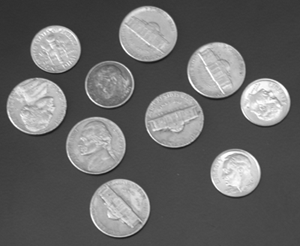
%> input picture coins.png, 300 x 246 px
$ octave test.m   (GNU Octave 9; MATLAB toolbox functions it lacks are replaced by stand-ins)
%> lines starting %> are read from the running program, lines starting %| are printed output that depends on the picture; in (x1, y1, x2, y2) boxes, pixels count from 0 and x2, y2 are one past the last pixel; in counts of white or black regions, pixels touching at a corner belong together; the program's own positions count from 1
### boundBox.m
% debug use: draw a box with side length of 2*range
function bdPts = boundBox(a,b, range)

bdPts(1) = a - range;
bdPts(2) = a + range;
bdPts(3) = b - range;
bdPts(4) = b + range;

hold on
plot([bdPts(1) bdPts(2)], [bdPts(3) bdPts(3)],'c');
plot([bdPts(1) bdPts(1)],[bdPts(3) bdPts(4)],'c');
plot([bdPts(1) bdPts(2)],[bdPts(4) bdPts(4)],'c');
plot([bdPts(2) bdPts(2)],[bdPts(3) bdPts(4)],'c');


end

### test.m
% test centroid
close all; clc; clear all;

I = imread('coins.png');
%> I is the input picture: size 246x300 uint8; min 23, max 255, mean 103
% level = graythresh(I);
% Iblur = imgaussfilt(I,3);
Ibw = im2bw(I);
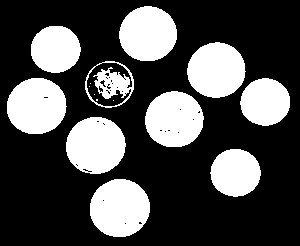
%> Ibw: size 246x300 logical; 30.1% white; 15 white regions (5 under 20 px), largest, box (x1, y1, x2, y2) and area: (90, 179, 150, 237) 2744, (66, 117, 126, 174) 2662, (7, 78, 67, 134) 2646
% Ibw = Iblur > 10;
Ibw = imfill(Ibw,'holes');
%> Ibw: size 246x300 logical; 31.3% white; 10 white regions, largest, box (x1, y1, x2, y2) and area: (90, 179, 150, 237) 2751, (66, 117, 126, 174) 2678, (7, 78, 67, 134) 2650
% imshowpair(Iblur,Ibw,'montage')

Ilabel = bwlabel(Ibw);
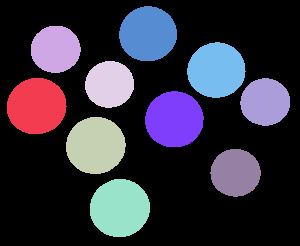
%> Ilabel: size 246x300 double; 11 distinct labels, from 0 to 10; one colour per label, 0 black
stat = regionprops(Ilabel,'centroid');
%> stat = 10 regions; first 5, Centroid: [37.1 106.7], [56.1 49.9], [96.2 146.1], [110.1 84.9], [120.4 208.7]
centroid = cat(1, stat.Centroid);
%> centroid = [37.14 106.7; 56.15 49.86; 96.21 146.1; 110.1 84.93; 120.4 208.7; 148.5 34.45; 174.8 120; 216.9 70.8; 236.1 173.4; 265.8 102.6]
imshow(Ibw); hold on;
for x = 1: numel(stat)
    a = stat(x).Centroid(1);
    b = stat(x).Centroid(2);
    plot(a,b,'ro');

end
%> this loop made 10 passes
%> (a, b) on passes 1 to 10: (37.14, 106.7), (56.15, 49.86), (96.21, 146.1), (110.1, 84.93), (120.4, 208.7), (148.5, 34.45), (174.8, 120), (216.9, 70.8), (236.1, 173.4), (265.8, 102.6)
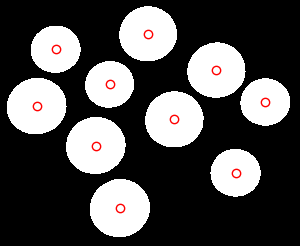
%> figure redrawn from the program's plot data
%
% for ii = 1 : size(centroid, 1)
%     plot(centroid(ii,1), centroid(ii,2), 'ro');
% end
%% general testing

m = {};
n = zeros(3,2);
nn = ones(1,2);
m{end + 1} = n;
m{2} = nn;
% m{2}
%% test the direction vector
clear all; clc;
% t represent the seed
t = [1,2;1,3;1,4;1,5;2,5];
% te represent the cell created by seed
te = mat2cell(t, ones(1,5));

% add represent the dir vec
add = {[2,1],[1,2;2,3], [1,3], [4,4], [3,4;5,4]};

result = {};
for jj = 1 : length(te)
    result{jj,1} = add{jj} + te{jj};
end

A = cell2mat(result);


%% test 3D plot
clear all; close all; clc;

A = zeros(20,20,10);
for aa = 1 : 10
    A(aa,aa,aa) = 1;
end
[x, y, z] = meshgrid(1:20,1:20,1:10);
% scatter3(x(:),y(:),z(:),90,A(:));
A = logical(A);
scatter3(x(A(:)),y(A(:)),z(A(:)),90,'filled');
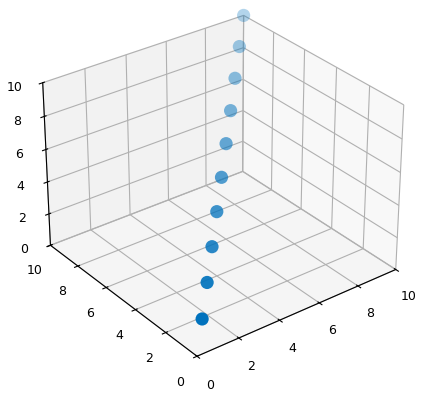
%> figure redrawn from the program's plot data


%% test tracing algorithm
clear all; close all; clc
% dynamic_searching([291,306], data(:,:,2))
% %
I = im2bw(imread('/Users/tianwang/Desktop/research/test_cap/Feb5_t6/Feb5_t600.jpg'));
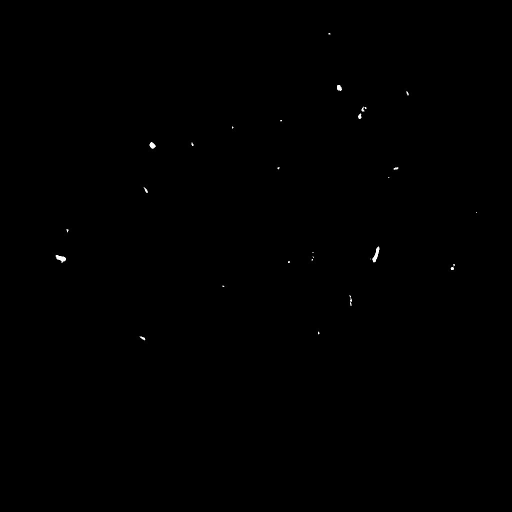
%> input picture Feb5_t6/Feb5_t600.jpg, 1024 x 1024 px (shown at 1/2 size)
%> I: size 1024x1024 logical; 0.1% white; 30 white regions (17 under 20 px), largest, box (x1, y1, x2, y2) and area: (744, 493, 759, 525) 202, (111, 510, 132, 526) 179, (299, 284, 312, 298) 112
c = [306,291];

range = 10;
% search the new centroid within 10 by 10 pixels around the center
temp = I(c(2)- range: c(2) + range, c(1)- range: c(1) + range);
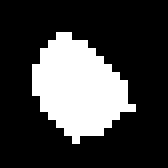
%> temp: size 21x21 logical (shown 8 times larger); 25.4% white; 1 white region, box (x1, y1, x2, y2) and area: (4, 4, 17, 18) 112
Ibw = imfill(temp,'holes');

Ilabel = bwlabel(Ibw);
s = regionprops(Ilabel,'centroid');
%> s = 1 region; Centroid: [10.3 11.5]
centroid = cat(1, s.Centroid);
%> centroid = [10.34 11.52]

% a n by 2 matrix, each row is a centroid
n = round(centroid) + c - range;
%> n = [306 293]

figure;
imshow(I);

hold on

% initial point
plot(c(1), c(2), 'g.');
boundBox(c(1), c(2), range);
% centroid
for num2 = 1 : size(n,1)
    plot(n(num2,1),n(num2,2), 'r.');
end
%> this loop made 1 pass
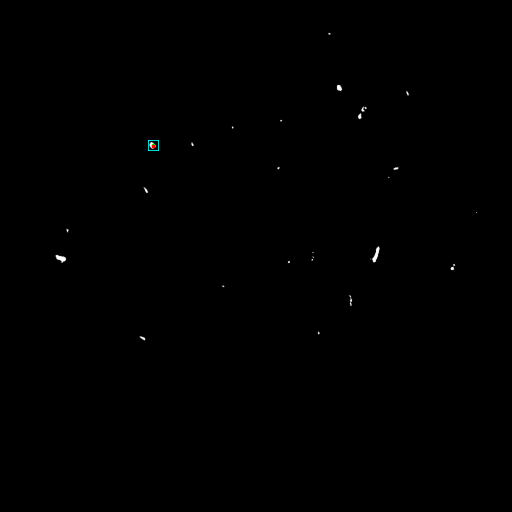
%> figure redrawn from the program's plot data; shown at 1/2 size

%% test checkUnique
clc; clear all; close all
a = [1,2;2,3;3,4;1,1];
b = [3,3];
ismember(b,a,'rows')
% mm = a == b;
% nn = mm(:,1) + mm(:,2);
% find(nn == )

a = [[0,2],[2,4],[3,3],[3,3]];
unique(a)

%%
clc; clear all; close all

layer = input('What layer? ');
%> the answer given: 3

%% test matrix segmentation

A = [1,2,4,5,6; 3,4,5,6,7;4,4,4,4,4;5,5,5,5,5];
B = A(1:2,3:4);

%% test horizontal tracing
clear all; clc; close all;
test = zeros(5,5,10);
test(3,3,2) = 1; test(3,3,4) = 1; test(3,3,6) = 1; test(3,3,8) = 1;
test(4,4,2) = 1; test(4,4,6) = 1;
test(2,2,2) = 1; test(2,2,4) = 1;

result = zeros(size(test));

for ll = 1 : size(test,1)
    for ww = 1 : size(test,2)
        pixel_sum = sum(test(ll,ww, :));
        if pixel_sum > 1
            pos = [];
            for dd = 1 : size(test,3)
                if test(ll,ww,dd) == 1
                    pos = [pos, dd];
                end
            end
            result(ll,ww,round(sum(pos)/pixel_sum)) = 1;
        end
        pixel_sum = 0;
    end
end

%% test connection points
close all; clear all; clc;

A = zeros(5,10);
A(2,1) = 1; A(5,10) = 1;
